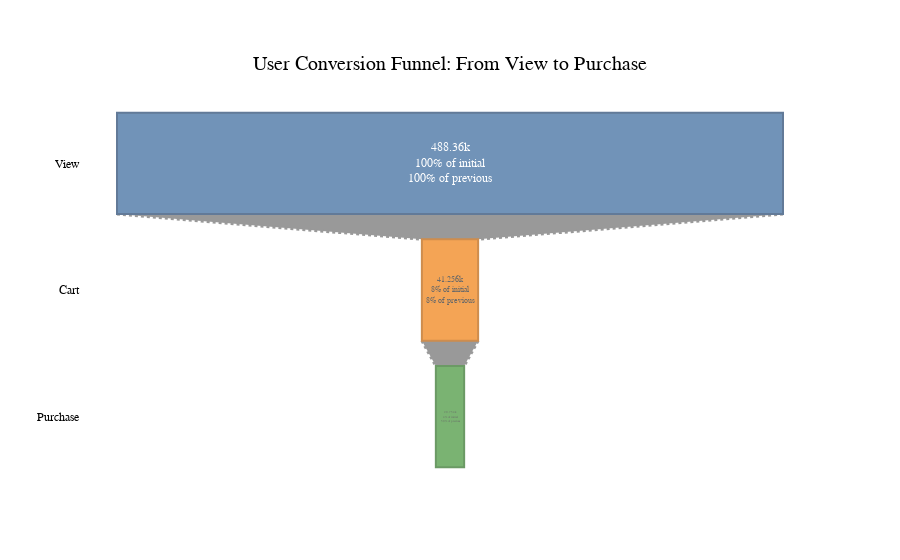

Write notebook code for a chart like this one.
### Markdown cell above
### 5. Visualizing the Funnel

A funnel chart is the most effective way to communicate these findings to stakeholders. It provides an intuitive visualization of the drop-off at each stage. We will use `plotly` to create a professional and interactive chart that clearly tells the story.

### Code cell
# --- 5. Visualize the Funnel ---
if 'funnel_summary' in locals():
    fig = go.Figure(go.Funnel(
        y = funnel_summary['Step'],
        x = funnel_summary['Count'],
        textposition = "inside",
        textinfo = "value+percent initial+percent previous",
        opacity = 0.8,
        marker = {"color": ["#4E79A7", "#F28E2B", "#59A14F"],
                  "line": {"width": [2, 2, 2], "color": ["#3B597F", "#C27122", "#47813F"]}},
        connector = {"line": {"color": "grey", "dash": "dot", "width": 3}}
    ))

    fig.update_layout(
        title={
            'text': "User Conversion Funnel: From View to Purchase",
            'y':0.9,
            'x':0.5,
            'xanchor': 'center',
            'yanchor': 'top',
            'font': {'size': 20}
        },
        font=dict(
            family="Arial, sans-serif",
            size=12,
            color="black"
        )
    )

    fig.show(renderer="jupyterlab+png")

### Figure 1 — Plotly figure (JSON) as saved in the notebook; plotly's stock layout.template omitted (floating-point values rounded to 4 significant figures)
{"data": [{"connector": {"line": {"color": "grey", "dash": "dot", "width": 3}}, "marker": {"color": ["#4E79A7", "#F28E2B", "#59A14F"], "line": {"color": ["#3B597F", "#C27122", "#47813F"], "width": [2, 2, 2]}}, "opacity": 0.8, "textinfo": "value+percent initial+percent previous", "textposition": "inside", "type": "funnel", "x": [488360, 41256, 20754], "y": ["View", "Cart", "Purchase"]}], "layout": {"font": {"color": "black", "family": "Arial, sans-serif", "size": 12}, "title": {"font": {"size": 20}, "text": "User Conversion Funnel: From View to Purchase", "x": 0.5, "xanchor": "center", "y": 0.9, "yanchor": "top"}}}
